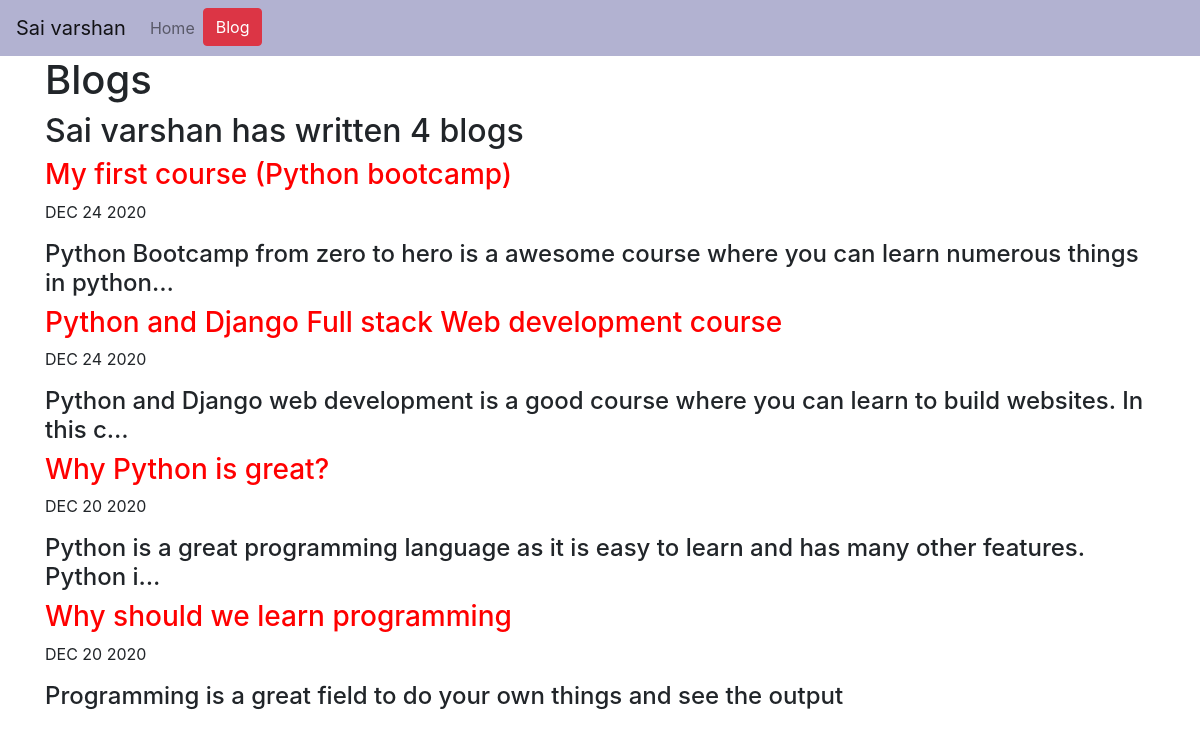
Screenshot of /blog/ with the database file from the repository.
### blog/models.py (models this page shows)
class Blog(models.Model):
    title = models.CharField(max_length=200)
    date = models.DateField()
    description = models.TextField()

### blog/views.py (the view)
# urls.py: path('',views.all_blogs,name='all_blogs'),
def all_blogs(request):
    blogs = Blog.objects.order_by('-date')
    return render(request,'blog/all_blogs.html',{'blogs':blogs})

### blog/templates/blog/all_blogs.html
{% extends 'port_folio/base.html' %}
{% block body_block %}
    <h1 id='blogtitle'>Blogs</h1>
    <h2>Sai varshan has written {{ blogs.count }} blog{{ blogs.count|pluralize }}</h2>
    {% for blog in blogs %}
      <a class="bloglink" href="{% url 'blog:detail' blog.id %}"><h3>{{ blog.title }}</h3></a>
      <p>{{ blog.date|date:'M d Y'|upper }}</p>
      <h4>{{ blog.description|truncatechars:100 }}</h4>
    {% endfor %}
{% endblock %}

### port_folio/templates/port_folio/base.html (shortened to what this page needs)
<!doctype html>
{% load static %}
<html lang="en">
  <head>
    <link rel="stylesheet" href="{% static 'port_folio/styling.css' %}">
    <link rel="stylesheet" href="https://cdn.jsdelivr.net/npm/bootstrap@4.5.3/dist/css/bootstrap.min.css">
  </head>
  <body>
    <nav class="navbar navbar-expand-lg navbar-light topnav">
      <a class="navbar-brand" href="{% url 'home' %}">Sai varshan</a>
      <div class="collapse navbar-collapse" id="navbarSupportedContent">
        <ul class="navbar-nav mr-auto">
          <li class="nav-item">
            <a class="nav-link" href="{% url 'home' %}">Home <span class="sr-only">(current)</span></a>
          </li>
          <li class="nav-item">
            <a role="button" class="btn btn-danger" href="{% url 'blog:all_blogs' %}">Blog</a>
          </li>
        </ul>
      </div>
    </nav>
    <div class="container body_block">
      {% block body_block %}
      {% endblock %}
    </div>
  </body>
</html>

### port_folio/static/port_folio/styling.css (style rules this page uses)
.topnav { background-color: #b2b2d1; }
body { background-image: url(https://img.freepik.com/free-vector/abstract-hexagonal-white-background-design_1017-17583.jpg?size=626&ext=jpg); background-size: cover; background-color: lightblue; }
.bloglink { color:red; }

### rows the page displays
Blog: title "My first course (Python bootcamp)", date "DEC 24 2020", description "Python Bootcamp from zero to hero is a awesome course where you can learn numerous things in python…"
Blog: title "Python and Django Full stack Web development course", date "DEC 24 2020", description "Python and Django web development is a good course where you can learn to build websites. In this c…"
Blog: title "Why Python is great?", date "DEC 20 2020", description "Python is a great programming language as it is easy to learn and has many other features. Python i…"
Blog: title "Why should we learn programming", date "DEC 20 2020", description "Programming is a great field to do your own things and see the output"

### other values shown
{{ blogs.count }} "4"
